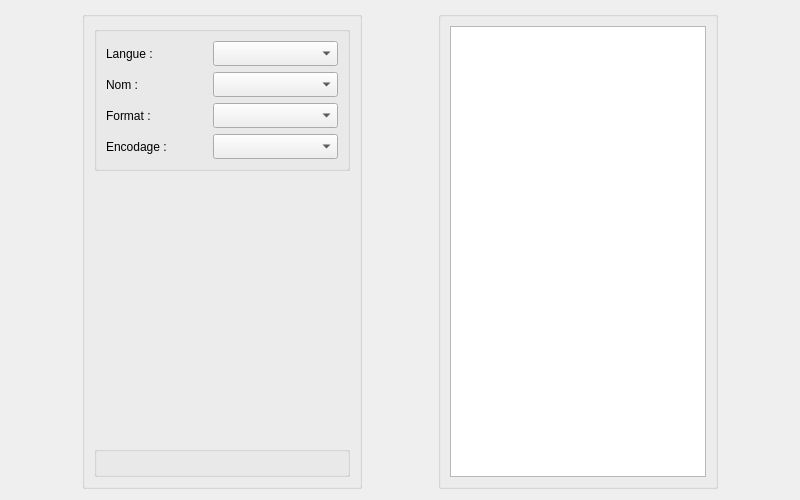
<?xml version="1.0" encoding="UTF-8"?>
<ui version="4.0">
 <class>SubtitlePane</class>
 <widget class="QWidget" name="SubtitlePane">
  <property name="geometry">
   <rect>
    <x>0</x>
    <y>0</y>
    <width>800</width>
    <height>500</height>
   </rect>
  </property>
  <property name="windowTitle">
   <string>Form</string>
  </property>
  <layout class="QHBoxLayout" name="horizontalLayout">
   <item>
    <spacer name="horizontalSpacer_5">
     <property name="orientation">
      <enum>Qt::Horizontal</enum>
     </property>
     <property name="sizeHint" stdset="0">
      <size>
       <width>40</width>
       <height>20</height>
      </size>
     </property>
    </spacer>
   </item>
   <item>
    <widget class="QGroupBox" name="groupBox_FormPlayerSubtitlePane">
     <property name="title">
      <string/>
     </property>
     <layout class="QVBoxLayout" name="verticalLayout">
      <item>
       <widget class="QGroupBox" name="groupBox_FormSubtitlePane">
        <property name="title">
         <string/>
        </property>
        <layout class="QVBoxLayout" name="verticalLayout_2">
         <item>
          <layout class="QHBoxLayout" name="horizontalLayout_Langage">
           <item>
            <widget class="QLabel" name="label_Langage">
             <property name="text">
              <string>Langue :</string>
             </property>
            </widget>
           </item>
           <item>
            <spacer name="horizontalSpacer">
             <property name="orientation">
              <enum>Qt::Horizontal</enum>
             </property>
             <property name="sizeHint" stdset="0">
              <size>
               <width>40</width>
               <height>20</height>
              </size>
             </property>
            </spacer>
           </item>
           <item>
            <widget class="QComboBox" name="comboBox_Langage">
             <property name="sizePolicy">
              <sizepolicy hsizetype="Fixed" vsizetype="Fixed">
               <horstretch>0</horstretch>
               <verstretch>0</verstretch>
              </sizepolicy>
             </property>
             <property name="minimumSize">
              <size>
               <width>125</width>
               <height>25</height>
              </size>
             </property>
             <property name="sizeAdjustPolicy">
              <enum>QComboBox::AdjustToMinimumContentsLength</enum>
             </property>
            </widget>
           </item>
          </layout>
         </item>
         <item>
          <layout class="QHBoxLayout" name="horizontalLayout_Name">
           <item>
            <widget class="QLabel" name="label_Name">
             <property name="text">
              <string>Nom :</string>
             </property>
            </widget>
           </item>
           <item>
            <spacer name="horizontalSpacer_2">
             <property name="orientation">
              <enum>Qt::Horizontal</enum>
             </property>
             <property name="sizeHint" stdset="0">
              <size>
               <width>40</width>
               <height>20</height>
              </size>
             </property>
            </spacer>
           </item>
           <item>
            <widget class="QComboBox" name="comboBox_Name">
             <property name="sizePolicy">
              <sizepolicy hsizetype="Fixed" vsizetype="Fixed">
               <horstretch>0</horstretch>
               <verstretch>0</verstretch>
              </sizepolicy>
             </property>
             <property name="minimumSize">
              <size>
               <width>125</width>
               <height>25</height>
              </size>
             </property>
             <property name="sizeAdjustPolicy">
              <enum>QComboBox::AdjustToMinimumContentsLength</enum>
             </property>
            </widget>
           </item>
          </layout>
         </item>
         <item>
          <layout class="QHBoxLayout" name="horizontalLayout_Format">
           <item>
            <widget class="QLabel" name="label_Format">
             <property name="text">
              <string>Format :</string>
             </property>
            </widget>
           </item>
           <item>
            <spacer name="horizontalSpacer_3">
             <property name="orientation">
              <enum>Qt::Horizontal</enum>
             </property>
             <property name="sizeHint" stdset="0">
              <size>
               <width>40</width>
               <height>20</height>
              </size>
             </property>
            </spacer>
           </item>
           <item>
            <widget class="QComboBox" name="comboBox_Format">
             <property name="sizePolicy">
              <sizepolicy hsizetype="Fixed" vsizetype="Fixed">
               <horstretch>0</horstretch>
               <verstretch>0</verstretch>
              </sizepolicy>
             </property>
             <property name="minimumSize">
              <size>
               <width>125</width>
               <height>25</height>
              </size>
             </property>
             <property name="sizeAdjustPolicy">
              <enum>QComboBox::AdjustToMinimumContentsLength</enum>
             </property>
            </widget>
           </item>
          </layout>
         </item>
         <item>
          <layout class="QHBoxLayout" name="horizontalLayout_Encode">
           <item>
            <widget class="QLabel" name="label_Encode">
             <property name="text">
              <string>Encodage :</string>
             </property>
            </widget>
           </item>
           <item>
            <spacer name="horizontalSpacer_4">
             <property name="orientation">
              <enum>Qt::Horizontal</enum>
             </property>
             <property name="sizeHint" stdset="0">
              <size>
               <width>40</width>
               <height>20</height>
              </size>
             </property>
            </spacer>
           </item>
           <item>
            <widget class="QComboBox" name="comboBox_Encode">
             <property name="sizePolicy">
              <sizepolicy hsizetype="Fixed" vsizetype="Fixed">
               <horstretch>0</horstretch>
               <verstretch>0</verstretch>
              </sizepolicy>
             </property>
             <property name="minimumSize">
              <size>
               <width>125</width>
               <height>25</height>
              </size>
             </property>
             <property name="sizeAdjustPolicy">
              <enum>QComboBox::AdjustToMinimumContentsLength</enum>
             </property>
            </widget>
           </item>
          </layout>
         </item>
        </layout>
       </widget>
      </item>
      <item>
       <spacer name="verticalSpacer">
        <property name="orientation">
         <enum>Qt::Vertical</enum>
        </property>
        <property name="sizeHint" stdset="0">
         <size>
          <width>20</width>
          <height>40</height>
         </size>
        </property>
       </spacer>
      </item>
      <item>
       <widget class="QGroupBox" name="groupBox_PlayerSubtitlePane">
        <property name="title">
         <string/>
        </property>
        <layout class="QVBoxLayout" name="verticalLayout_4"/>
       </widget>
      </item>
     </layout>
    </widget>
   </item>
   <item>
    <spacer name="horizontalSpacer_6">
     <property name="orientation">
      <enum>Qt::Horizontal</enum>
     </property>
     <property name="sizeHint" stdset="0">
      <size>
       <width>40</width>
       <height>20</height>
      </size>
     </property>
    </spacer>
   </item>
   <item>
    <widget class="QGroupBox" name="groupBox_PrevSubtitlePane">
     <property name="title">
      <string/>
     </property>
     <layout class="QVBoxLayout" name="verticalLayout_3">
      <item>
       <widget class="QColumnView" name="columnView_SubtitlePrev"/>
      </item>
     </layout>
    </widget>
   </item>
   <item>
    <spacer name="horizontalSpacer_7">
     <property name="orientation">
      <enum>Qt::Horizontal</enum>
     </property>
     <property name="sizeHint" stdset="0">
      <size>
       <width>40</width>
       <height>20</height>
      </size>
     </property>
    </spacer>
   </item>
  </layout>
 </widget>
 <resources/>
 <connections/>
</ui>
